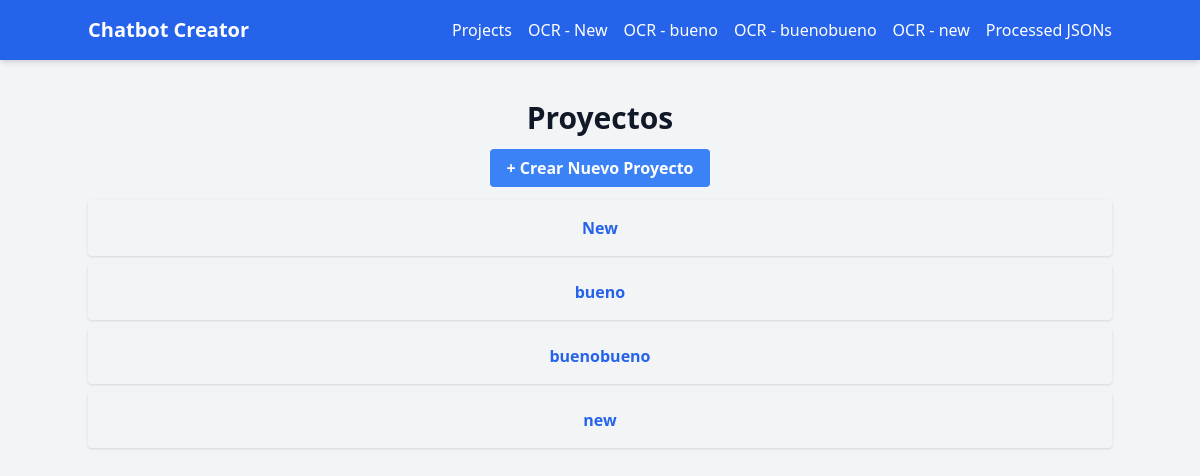
The app's page /projects/, older data.
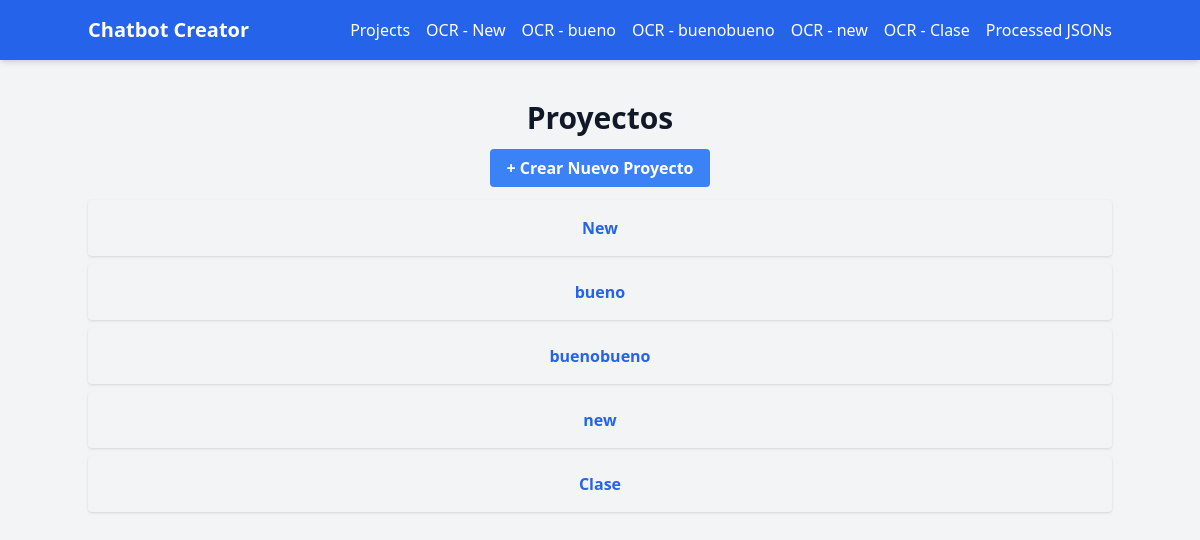
The same page, newer data.
### projects/models.py (models this page shows, shortened)
class Project(models.Model):
    id = models.UUIDField(primary_key=True, default=uuid.uuid4, editable=False)
    name = models.CharField(max_length=255, unique=True)
    description = models.TextField(blank=True, null=True)
    created_at = models.DateTimeField(auto_now_add=True)
    json_file = models.OneToOneField(GeneratedJSON, on_delete=models.SET_NULL, null=True, blank=True, related_name="project")
    documents = models.ManyToManyField(UploadedPDF, related_name="projects")
    azure_project_id = models.CharField(max_length=255, blank=True, null=True)  # ID en Azure

### projects/views.py (the view)
# urls.py: path("", list_projects, name="list"),
def list_projects(request):
    projects = Project.objects.all()
    return render(request, "list_projects.html", {"projects": projects})

### projects/templates/list_projects.html
{% extends "base.html" %}
{% block content %}
<div class="container mx-auto mt-10">
    <h1 class="text-3xl font-bold mb-5">Proyectos</h1>
    <a href="{% url 'projects:create' %}" class="bg-blue-500 hover:bg-blue-700 text-white font-bold py-2 px-4 rounded">
        + Crear Nuevo Proyecto
    </a>
    <ul class="mt-5">
        {% for project in projects %}
            <li class="bg-gray-100 p-4 my-2 rounded shadow">
                <a href="{% url 'projects:project_detail' project.id %}" class="text-blue-600 font-semibold">
                    {{ project.name }}
                </a>
            </li>
        {% empty %}
            <li class="text-gray-500">No hay proyectos aún. ¡Crea uno nuevo!</li>
        {% endfor %}
    </ul>
</div>
{% endblock %}

### theme/templates/base.html (shortened to what this page needs)
{% load static %}
<!DOCTYPE html>
<html lang="es">
<head>
    <link href="{% static 'css/dist/styles.css' %}" rel="stylesheet">
</head>
<body class="bg-gray-100 text-gray-900">
    <nav class="bg-blue-600 p-4 shadow-md">
        <div class="container mx-auto flex justify-between items-center">
            <a href="{% url 'home' %}" class="text-white text-xl font-bold">Chatbot Creator</a>
            <ul class="flex space-x-4">
                <li><a href="{% url 'projects:list' %}" class="text-white hover:underline">Projects</a></li>
                {% for project in projects %}
                    <li><a href="{% url 'ocr:upload' project_id=project.id %}" class="text-white hover:underline">OCR - {{ project.name }}</a></li>
                {% endfor %}
                <li><a href="{% url 'openai_processing:json-files' %}" class="text-white hover:underline">Processed JSONs</a></li>
            </ul>
        </div>
    </nav>
    <div class="container mx-auto mt-10 text-center">
        {% block content %}{% endblock %}
    </div>
</body>
</html>

Row changes from the older to the newer data that the page shows:
added Project: name "Clase"
